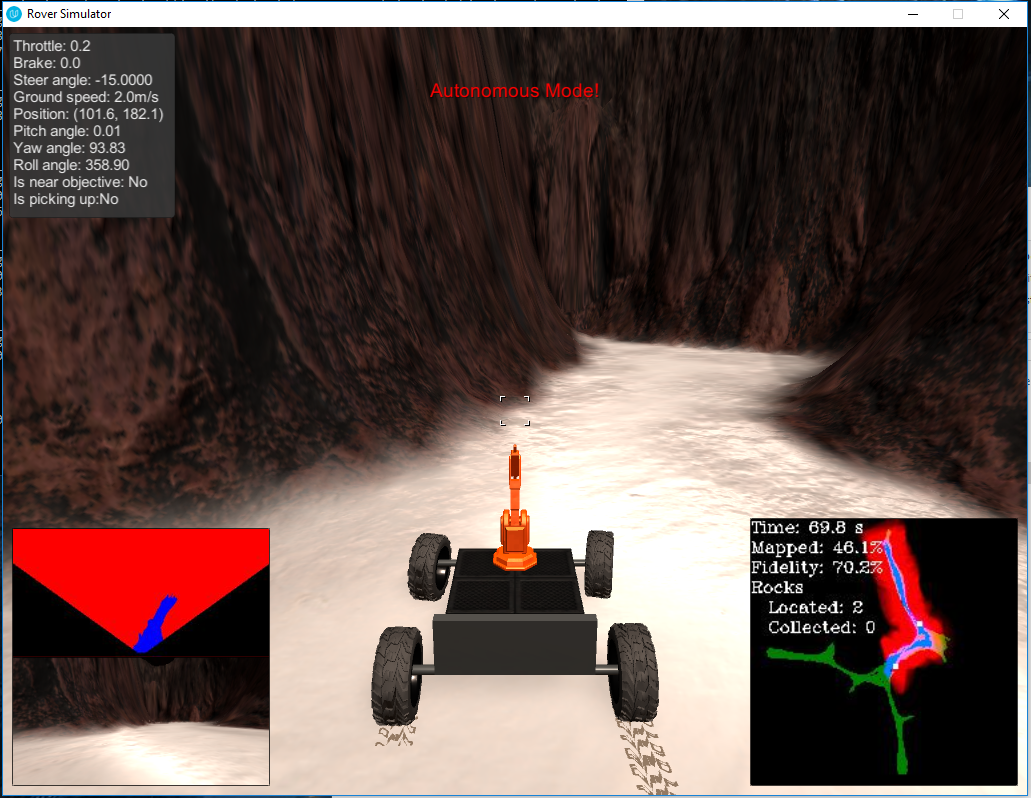
#> input picture rover image 1.PNG, 1031 x 798 px, given in place of example_grid1.jpg, which was not available
$ jupyter execute --allow-errors Rover_Project_Test_Notebook.ipynb   (shell and % lines are left out)   (older library calls are emulated)   (text cells are left out)
#> lines starting #> are read from the running program, lines starting #| are printed output that depends on the picture; pictures that were not available may be replaced by others from this repository, and a replacement may not be noted
[cell 1]
#%matplotlib qt # Choose %matplotlib qt to plot to an interactive window (note it may show up behind your browser)
# Make some of the relevant imports
import cv2 # OpenCV for perspective transform
import numpy as np
import matplotlib.image as mpimg
import matplotlib.pyplot as plt
import scipy.misc # For saving images as needed
import glob  # For reading in a list of images from a folder
import imageio
#> (the rest of this cell did not finish here and is left out)

[cell 2]
path = '../test_dataset/IMG/*'
img_list = glob.glob(path)
# Grab a random image and display it
#> (the rest of this cell did not finish here and is left out)

[cell 3]
# In the simulator you can toggle on a grid on the ground for calibration
# You can also toggle on the rock samples with the 0 (zero) key.
# Here's an example of the grid and one of the rocks
example_grid = '../calibration_images/example_grid1.jpg'
example_rock = '../calibration_images/example_rock1.jpg'
grid_img = mpimg.imread(example_grid)
#> grid_img is the input picture: shape (798, 1031, 4) float32; mean R, G, B, A 0.38, 0.307, 0.289, 1
rock_img = mpimg.imread(example_rock)
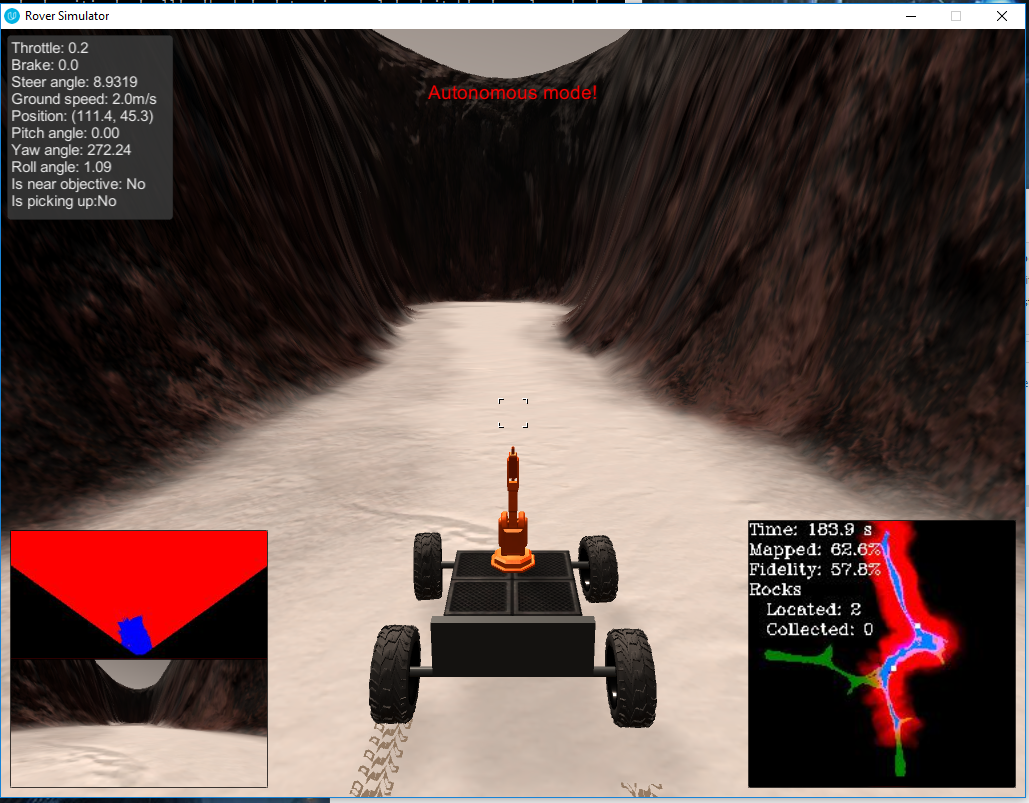
#> input picture rover image 2.PNG, 1029 x 803 px, given in place of example_rock1.jpg, which was not available
#> rock_img is the input picture: shape (803, 1029, 4) float32; mean R, G, B, A 0.379, 0.307, 0.289, 1

fig = plt.figure(figsize=(12,3))
plt.subplot(121)
plt.imshow(grid_img)
plt.subplot(122)
plt.imshow(rock_img)
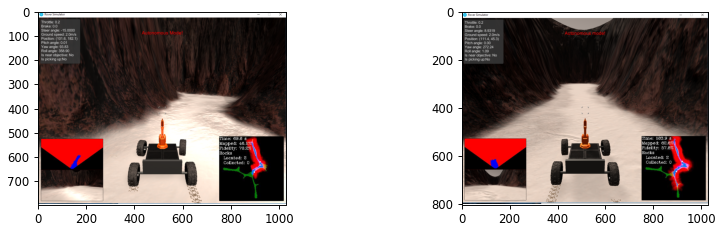
#> figure drawn by matplotlib, 2 panels

[cell 4]
# Define a function to perform a perspective transform
# I've used the example grid image above to choose source points for the
# grid cell in front of the rover (each grid cell is 1 square meter in the sim)
# Define a function to perform a perspective transform
# [7 lines left out: function perspect_transform, not called in this run]


# Define calibration box in source (actual) and destination (desired) coordinates
# These source and destination points are defined to warp the image
# to a grid where each 10x10 pixel square represents 1 square meter
# The destination box will be 2*dst_size on each side
dst_size = 5
# Set a bottom offset to account for the fact that the bottom of the image
# is not the position of the rover but a bit in front of it
# this is just a rough guess, feel free to change it!
bottom_offset = 6

source = np.float32([[14, 140], [301 ,140],[200, 96], [118, 96]])
#> (the rest of this cell did not finish here and is left out)

[cell 5]
# Identify pixels above the threshold
# Threshold of RGB > 160 does a nice job of identifying ground pixels only
# [13 lines left out: function color_thresh, not called in this run]

#> (the rest of this cell did not finish here and is left out)

[cell 6]
# Define a function to convert from image coords to rover coords
# [49 lines left out: functions rover_coords, to_polar_coords, rotate_pix, translate_pix, pix_to_world, not called in this run]

# Grab another random image
#> (the rest of this cell did not finish here and is left out)

[cell 7]
def find_rocks(img, levels=(110,110,50)):
#> called with levels = (110, 110, 50)
    rockpix = ((img[:,:,0] > levels[0])  \
              & (img[:,:,1] > levels[1]) \
              & (img[:,:,2] < levels[2]))
#> rockpix: shape (803, 1029) bool; every value is 0

    color_select = np.zeros_like(img[:,:,0])
    color_select[rockpix] = 1

    return color_select

rock_map = find_rocks(rock_img)
#> rock_map: shape (803, 1029) float32; every value is 0
fig = plt.figure(figsize=(12,3))
plt.subplot(121)
plt.imshow(rock_img)
plt.subplot(122)
plt.imshow(rock_map, cmap='gray')
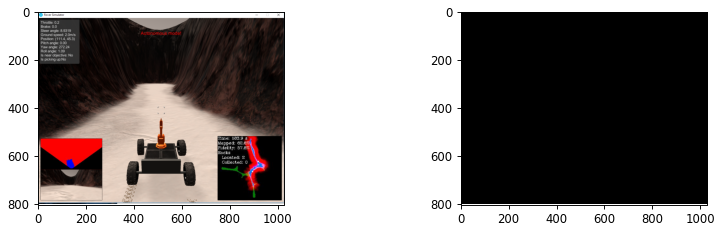
#> figure drawn by matplotlib, 2 panels
